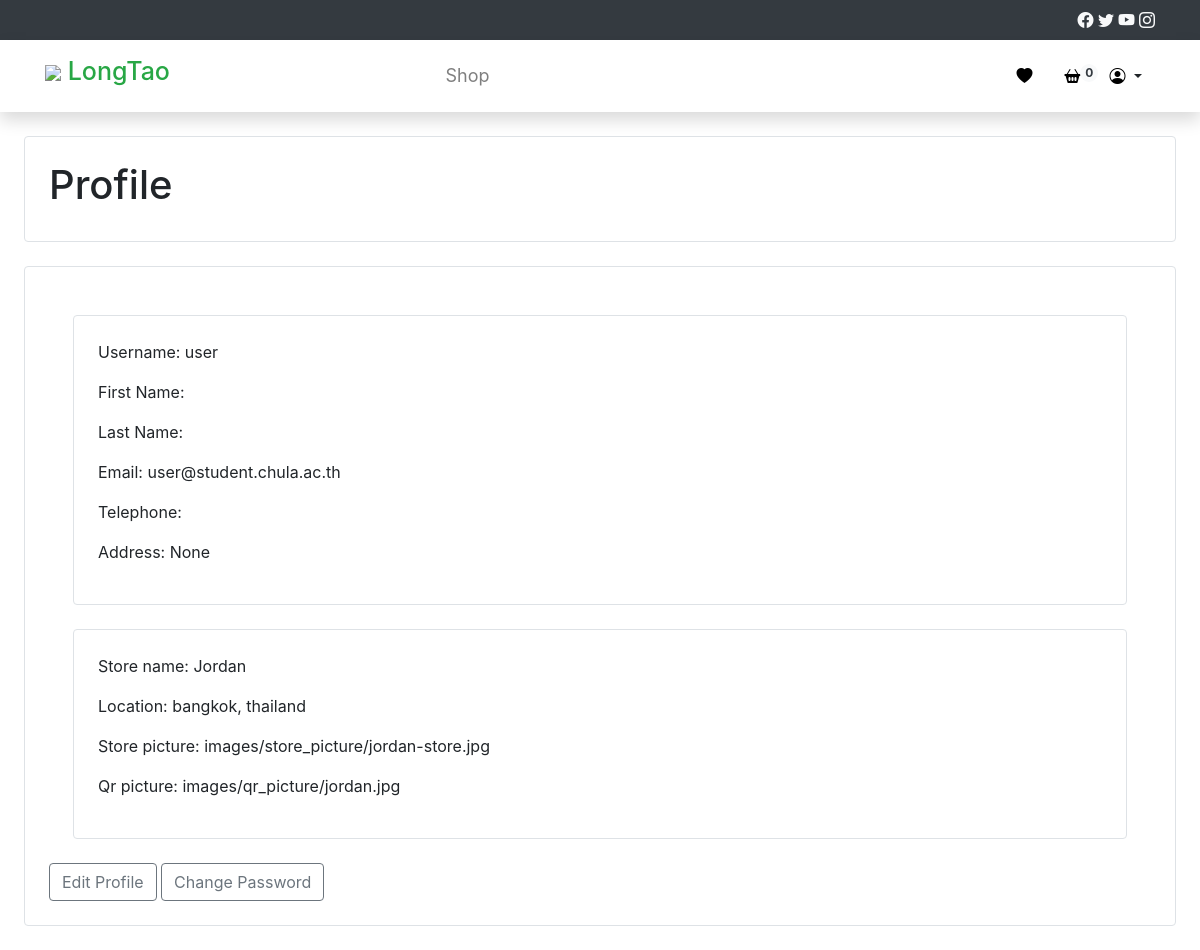
/profile/ (signed in), run on the app's committed database.
### Core/models.py (models this page shows)
class User(AbstractUser):
    email = models.EmailField(unique=True,validators=[chula_email_validator])
    telephone = models.CharField(max_length=10, null=False, unique=True, validators=[
        RegexValidator(
            regex=r'^0\d{9}$',
            message='Telephone number must start with 0 and have 10 digits',
            code='invalid_telephone'
        )
    ])
    address = models.CharField(max_length=200, null=True,)

### Vendor/models.py (models this page shows, shortened)
class Vendor(models.Model):
        store_name = models.CharField(max_length=50, null=False)
        user = models.OneToOneField(settings.AUTH_USER_MODEL, null=False, blank=True, on_delete=models.CASCADE, default=None)
        location = models.CharField(max_length=100)
        store_picture = models.ImageField(upload_to='images/store_picture/', null=True)
        qr_picture = models.ImageField(upload_to='images/qr_picture/', null=True)

### Core/views.py (the view)
# urls.py: path('profile/', views.profile, name='profile'),
@login_required
def profile(request):
    vendor = Vendor.objects.filter(user=request.user).first()
    context = {'user': request.user, 'vendor': vendor}
    return render(request, 'profile.html', context)

### Core/templates/profile.html
{% extends 'Buyer_base.html' %}
{% block content %}
<div class="border rounded p-4 m-4">
    <h1>Profile</h1>
</div>
<div class="border rounded p-4 m-4">
    <div class="border rounded p-4 m-4">
        <p>Username: {{ user.username }}</p>
        <p>First Name: {{ user.first_name }}</p>
        <p>Last Name: {{ user.last_name }}</p>
        <p>Email: {{ user.email }}</p>
        <p>Telephone: {{ user.telephone }}</p>
        <p>Address: {{ user.address }}</p>
    </div>
    {% if vendor %}
    <div class="border rounded p-4 m-4">
        <p>Store name: {{ vendor.store_name }}</p>
        <p>Location: {{ vendor.location }}</p>
        <p>Store picture: {{ vendor.store_picture }}</p>
        <p>Qr picture: {{ vendor.qr_picture }}</p>
    </div>
    {% endif %}
    <a href="{% url 'Core:edit_profile' %}" class="btn btn-outline-secondary">Edit Profile</a>
    <a href="{% url 'Core:change_password' %}" class="btn btn-outline-secondary">Change Password</a>
</div>
{% endblock %}

### data on the page
User: username "user", email "user@student.chula.ac.th", address "None"
Vendor: store_name "Jordan", location "bangkok, thailand", store_picture "images/store_picture/jordan-store.jpg", qr_picture "images/qr_picture/jordan.jpg"

### other printed values
{{ request.session.cart.keys|length }} "0"
